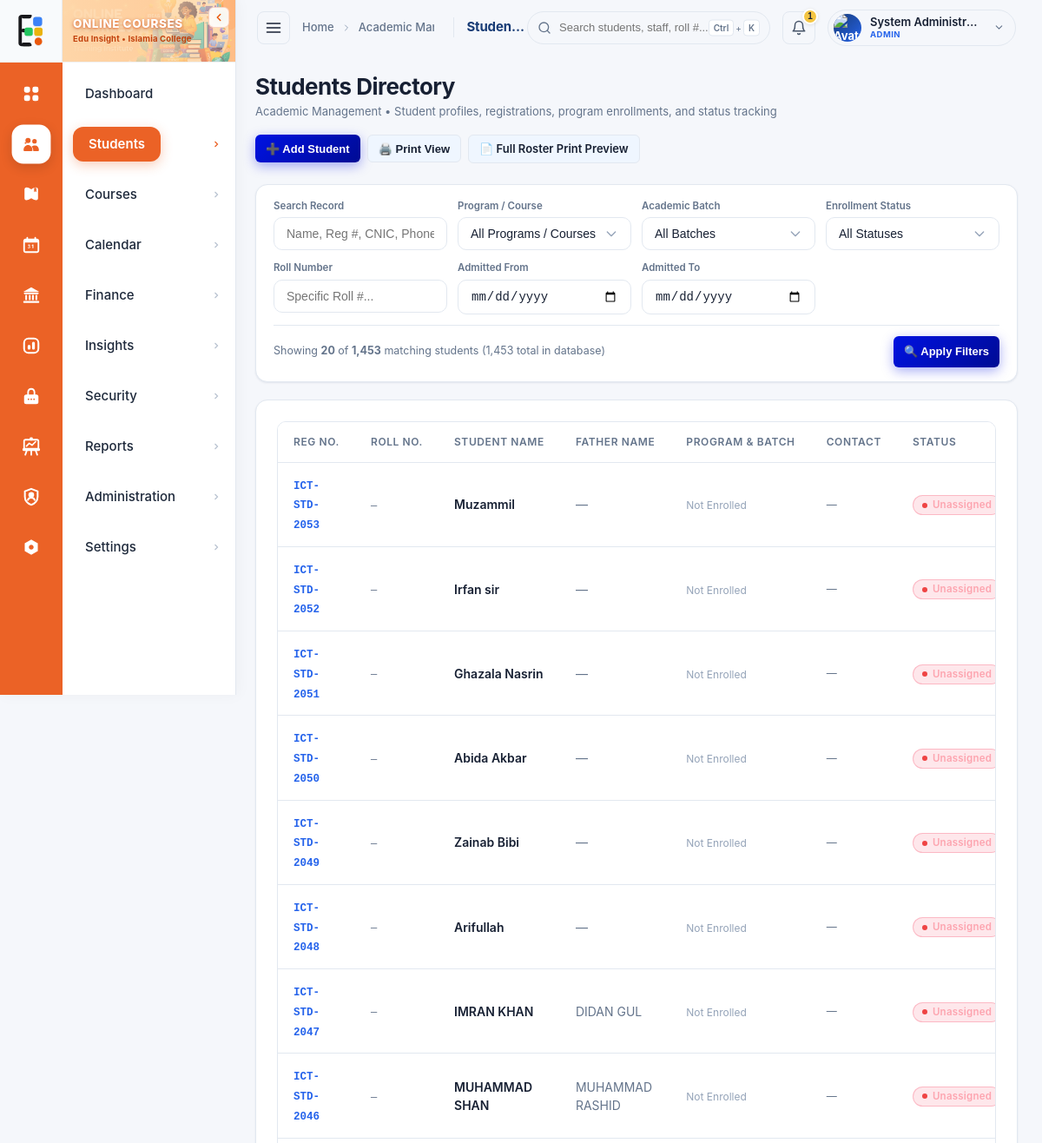
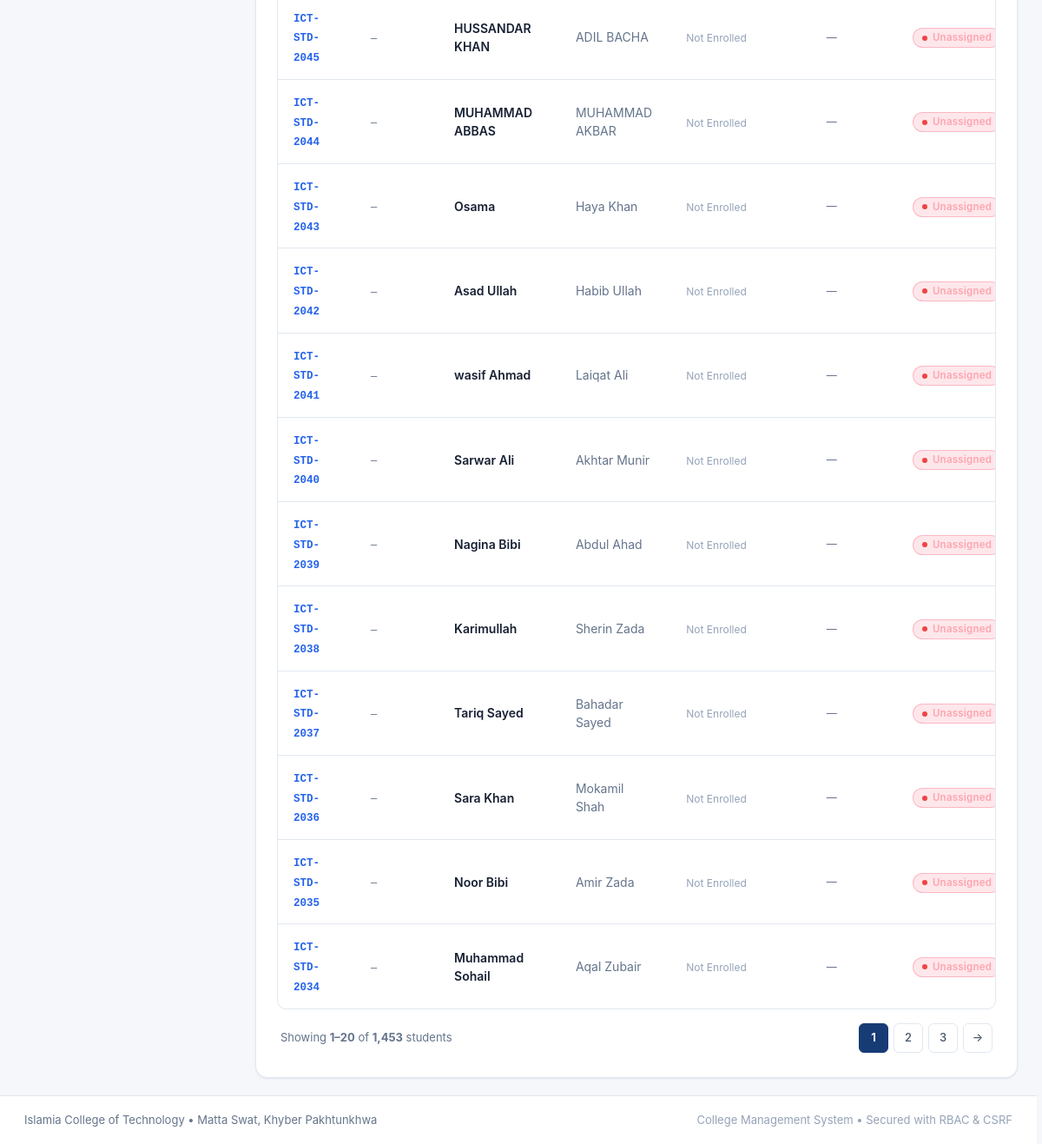
/modules/students/index.php (signed in), run on the app's committed database (2 pictures, top to bottom).
### tables this page shows
CREATE TABLE `students` (
    `id` INT AUTO_INCREMENT PRIMARY KEY,
    `student_reg_no` VARCHAR(50) NOT NULL UNIQUE,
    `full_name` VARCHAR(150) NOT NULL,
    `father_name` VARCHAR(150) NULL,
    `contact_number` VARCHAR(30) NULL,
    `secondary_contact` VARCHAR(30) NULL,
    `cnic` VARCHAR(25) NULL,
    `date_of_birth` DATE NULL,
    `email` VARCHAR(100) NULL,
    `address` VARCHAR(255) NULL,
    `created_at` TIMESTAMP DEFAULT CURRENT_TIMESTAMP,
    `updated_at` TIMESTAMP DEFAULT CURRENT_TIMESTAMP ON UPDATE CURRENT_TIMESTAMP,
    INDEX `idx_student_name` (`full_name`),
    INDEX `idx_student_contact` (`contact_number`)
);

### includes/auth.php (called while the page is built, shortened)
<?php
function getCurrentUser(): ?array {
    return [
        'id'                 => (int)$_SESSION['user_id'],
        'username'           => $_SESSION['username'] ?? '',
        'full_name'          => $_SESSION['full_name'] ?? '',
        'email'              => $_SESSION['email'] ?? '',
        'phone'              => $_SESSION['phone'] ?? '',
        'role'               => $_SESSION['role'] ?? 'staff',
        'profile_photo'      => $_SESSION['profile_photo'] ?? null,
        'privacy_hide_phone' => (int)($_SESSION['privacy_hide_phone'] ?? 0),
        'privacy_hide_email' => (int)($_SESSION['privacy_hide_email'] ?? 0)
    ];
}

### modules/students/index.php (the view, shortened to what this page needs)
<?php
require_once __DIR__ . '/../../includes/auth.php';
$pdo = Database::getConnection();
$currentUser = getCurrentUser();
$userRole = strtolower($currentUser['role'] ?? 'staff');
$canManage = in_array($userRole, ['admin', 'registrar']);
$isPrintAll   = (isset($_GET['print']) && $_GET['print'] === 'all');
$page         = max(1, (int)($_GET['page'] ?? 1));
$limit        = $isPrintAll ? 999999 : 20;
$offset       = ($page - 1) * $limit;
$search       = trim($_GET['search'] ?? '');
$batchFilter  = (int)($_GET['batch_id'] ?? 0);
$courseFilter = (int)($_GET['course_id'] ?? 0);
$statusFilter = trim($_GET['status'] ?? '');
$rollFilter   = trim($_GET['roll_number'] ?? '');
$dateFrom     = trim($_GET['date_from'] ?? '');
$dateTo       = trim($_GET['date_to'] ?? '');
$where = [];
$params = [];
$whereClause = !empty($where) ? "WHERE " . implode(" AND ", $where) : "";
$grandTotalStudents = (int)$pdo->query("SELECT COUNT(*) FROM students")->fetchColumn();
$countStmt = $pdo->prepare("SELECT COUNT(*) FROM students s {$whereClause}");
$countStmt->execute($params);
$totalRecords = (int)$countStmt->fetchColumn();
$totalPages = max(1, ceil($totalRecords / $limit));
$sql = "
    SELECT s.*,
           (SELECT COUNT(*) FROM enrollments e WHERE e.student_id = s.id) as total_enrollments,
           (SELECT c.course_name FROM enrollments e JOIN batches b ON e.batch_id = b.id JOIN courses c ON b.course_id = c.id WHERE e.student_id = s.id ORDER BY e.id DESC LIMIT 1) as latest_course,
           (SELECT b.batch_code FROM enrollments e JOIN batches b ON e.batch_id = b.id WHERE e.student_id = s.id ORDER BY e.id DESC LIMIT 1) as latest_batch,
           (SELECT e.roll_number FROM enrollments e WHERE e.student_id = s.id ORDER BY e.id DESC LIMIT 1) as latest_roll_no,
           (SELECT e.status FROM enrollments e WHERE e.student_id = s.id ORDER BY e.id DESC LIMIT 1) as latest_enr_status
    FROM students s
    {$whereClause}
    ORDER BY s.id DESC
    LIMIT " . (int)$limit . " OFFSET " . (int)$offset . "
";
$stmt = $pdo->prepare($sql);
$stmt->execute($params);
$students = $stmt->fetchAll();
require_once __DIR__ . '/../../includes/header.php';
?>
<?php if ($isPrintAll): ?>
    <?php
    $backParams = $_GET;
    unset($backParams['print']);
    $backUrl = 'index.php?' . http_build_query($backParams);
    renderPrintPreviewToolbar('Student Directory & Enrollment Roster', $totalRecords, $backUrl);
    ?>
    <div class="print-paper-sheet">
<?php else: ?>
    <div class="page-header no-print">
        <div>
            <h1 class="page-title">Students Directory</h1>
            <p class="page-breadcrumb">Academic Management &bull; Student profiles, registrations, program enrollments, and status tracking</p>
        </div>
        <div style="display: flex; gap: 8px; align-items: center; flex-wrap: wrap;">
            <?php if ($canManage): ?>
                <button type="button" class="btn btn-primary btn-sm" onclick="openAddStudentModal()">
                    <span>➕ Add Student</span>
                </button>
            <?php endif; ?>
            <button type="button" class="btn btn-glass btn-sm" onclick="window.print()" title="Print currently visible table">
                <span>🖨️ Print View</span>
            </button>
            <?php
            $printAllParams = $_GET;
            $printAllParams['print'] = 'all';
            ?>
            <a href="?<?= http_build_query($printAllParams) ?>" class="btn btn-glass btn-sm" title="Preview and print complete filtered dataset (all pages)">
                <span>📄 Full Roster Print Preview</span>
            </a>
        </div>
    </div>
<?php endif; ?>
<?php if (!$isPrintAll): ?>
<div class="glass-card no-print" style="padding: 16px 20px; margin-bottom: 20px;">
    <form method="GET" action="" style="margin: 0;">
        <div style="display: grid; grid-template-columns: repeat(auto-fit, minmax(180px, 1fr)); gap: 12px; margin-bottom: 12px;">
            <div>
                <label style="display: block; font-size: 11.5px; font-weight: 600; color: var(--text-muted); margin-bottom: 4px;">Search Record</label>
                <input type="text" name="search" class="form-control" placeholder="Name, Reg #, CNIC, Phone..." value="<?= htmlspecialchars($search) ?>" style="min-height: 38px; width: 100%;">
            </div>
            <div>
                <label style="display: block; font-size: 11.5px; font-weight: 600; color: var(--text-muted); margin-bottom: 4px;">Program / Course</label>
                <select name="course_id" class="form-control" style="min-height: 38px; width: 100%;">
                    <option value="">All Programs / Courses</option>
                </select>
            </div>
            <div>
                <label style="display: block; font-size: 11.5px; font-weight: 600; color: var(--text-muted); margin-bottom: 4px;">Academic Batch</label>
                <select name="batch_id" class="form-control" style="min-height: 38px; width: 100%;">
                    <option value="">All Batches</option>
                </select>
            </div>
            <div>
                <label style="display: block; font-size: 11.5px; font-weight: 600; color: var(--text-muted); margin-bottom: 4px;">Enrollment Status</label>
                <select name="status" class="form-control" style="min-height: 38px; width: 100%;">
                    <option value="">All Statuses</option>
                </select>
            </div>
            <div>
                <label style="display: block; font-size: 11.5px; font-weight: 600; color: var(--text-muted); margin-bottom: 4px;">Roll Number</label>
                <input type="text" name="roll_number" class="form-control" placeholder="Specific Roll #..." value="<?= htmlspecialchars($rollFilter) ?>" style="min-height: 38px; width: 100%;">
            </div>
            <div>
                <label style="display: block; font-size: 11.5px; font-weight: 600; color: var(--text-muted); margin-bottom: 4px;">Admitted From</label>
                <input type="date" name="date_from" class="form-control" value="<?= htmlspecialchars($dateFrom) ?>" style="min-height: 38px; width: 100%;">
            </div>
            <div>
                <label style="display: block; font-size: 11.5px; font-weight: 600; color: var(--text-muted); margin-bottom: 4px;">Admitted To</label>
                <input type="date" name="date_to" class="form-control" value="<?= htmlspecialchars($dateTo) ?>" style="min-height: 38px; width: 100%;">
            </div>
        </div>
        <div style="display: flex; justify-content: space-between; align-items: center; border-top: 1px solid var(--border-card); padding-top: 12px; flex-wrap: wrap; gap: 10px;">
            <div style="font-size: 12.5px; color: var(--text-muted);">
                Showing <strong><?= count($students) ?></strong> of <strong><?= number_format($totalRecords) ?></strong> matching students (<?= number_format($grandTotalStudents) ?> total in database)
            </div>
            <div style="display: flex; gap: 8px;">
                <button type="submit" class="btn btn-primary btn-sm" style="min-height: 36px;">
                    <span>🔍 Apply Filters</span>
                </button>
            </div>
        </div>
    </form>
</div>
<?php endif; ?>
<div class="glass-card">
    <div class="table-responsive">
        <table class="data-table">
            <thead>
                <tr>
                    <th style="width: 130px;">Reg No.</th>
                    <th style="width: 110px;">Roll No.</th>
                    <th>Student Name</th>
                    <th>Father Name</th>
                    <th>Program &amp; Batch</th>
                    <th>Contact</th>
                    <th style="width: 90px;">Status</th>
                </tr>
            </thead>
            <tbody>
                <?php if (empty($students)): ?>
                    <tr>
                        <td colspan="8" class="empty-state">
                            <div class="empty-state-icon">🎓</div>
                            <div class="empty-state-title">No students found matching your criteria</div>
                            <div class="empty-state-desc">
                                <?php if (!empty($search) || $batchFilter > 0 || $courseFilter > 0 || !empty($statusFilter) || !empty($rollFilter) || !empty($dateFrom) || !empty($dateTo)): ?>
                                    Try modifying or clearing your filter criteria to see more records.
                                    <div style="margin-top: 14px;">
                                        <a href="<?= $baseUri ?>/modules/students/index.php" class="btn btn-glass btn-sm">Clear All Filters</a>
                                    </div>
                                <?php else: ?>
                                    No student records have been registered yet.
                                    <?php if ($canManage): ?>
                                        <div style="margin-top: 14px;">
                                            <button type="button" class="btn btn-primary btn-sm" onclick="openAddStudentModal()">+ Add First Student</button>
                                        </div>
                                    <?php endif; ?>
                                <?php endif; ?>
                            </div>
                        </td>
                    </tr>
                <?php else: ?>
                    <?php foreach ($students as $s): ?>
                        <tr>
                            <td>
                                <strong style="color: var(--primary-light); font-family: monospace; font-size: 12.5px;">
                                    <?= htmlspecialchars($s['student_reg_no']) ?>
                                </strong>
                            </td>
                            <td>
                                <span style="font-family: monospace; font-size: 12px; color: var(--text-muted);">
                                    <?= htmlspecialchars($s['latest_roll_no'] ?: '—') ?>
                                </span>
                            </td>
                            <td>
                                <a href="view.php?id=<?= $s['id'] ?>" style="color: var(--text-primary); text-decoration: none; font-weight: 600;">
                                    <?= htmlspecialchars($s['full_name']) ?>
                                </a>
                            </td>
                            <td style="color: var(--text-muted);"><?= htmlspecialchars($s['father_name'] ?: '—') ?></td>
                            <td>
                                <?php if ($s['latest_course']): ?>
                                    <div style="font-weight: 500;"><?= htmlspecialchars($s['latest_course']) ?></div>
                                    <div style="font-size: 11px; color: var(--text-muted);"><?= htmlspecialchars($s['latest_batch']) ?></div>
                                <?php else: ?>
                                    <span style="color: var(--text-dim); font-size: 12px;">Not Enrolled</span>
                                <?php endif; ?>
                            </td>
                            <td style="color: var(--text-muted); font-size: 12px;"><?= htmlspecialchars($s['contact_number'] ?: '—') ?></td>
                            <td>
                                <?php
                                $enrStatus = strtolower($s['latest_enr_status'] ?? '');
                                $badgeClass = ($enrStatus === 'active') ? 'badge-active' : (($enrStatus === 'completed') ? 'badge-info' : 'badge-inactive');
                                $statusLabel = $enrStatus ? ucfirst($enrStatus) : 'Unassigned';
                                ?>
                                <span class="status-badge <?= $badgeClass ?>">
                                    <?= htmlspecialchars($statusLabel) ?>
                                </span>
                            </td>
                        </tr>
                    <?php endforeach; ?>
                <?php endif; ?>
            </tbody>
        </table>
    </div>
    <?php if ($totalPages > 1 && !$isPrintAll): ?>
        <?php
        $basePaginationParams = $_GET;
        ?>
        <div class="pagination-wrapper no-print">
            <div>
                Showing <strong><?= min($totalRecords, $offset + 1) ?>–<?= min($totalRecords, $offset + count($students)) ?></strong> of <strong><?= number_format($totalRecords) ?></strong> students
            </div>
            <div class="pagination-links">
                <?php
                $startPage = max(1, $page - 2);
                $endPage = min($totalPages, $page + 2);
                for ($p = $startPage; $p <= $endPage; $p++):
                    $pageParams = $basePaginationParams;
                    $pageParams['page'] = $p;
                ?>
                    <a href="?<?= http_build_query($pageParams) ?>" class="page-btn <?= $p === $page ? 'active' : '' ?>">
                        <?= $p ?>
                    </a>
                <?php endfor; ?>
                <?php if ($page < $totalPages):
                    $nextParams = $basePaginationParams;
                    $nextParams['page'] = $page + 1;
                ?>
                    <a href="?<?= http_build_query($nextParams) ?>" class="page-btn">→</a>
                <?php endif; ?>
            </div>
        </div>
    <?php endif; ?>
</div>
</div>
<?php require_once __DIR__ . '/../../includes/footer.php'; ?>

### assets/css/edu_sidebar.css (style rules this page uses)
:root { --sidebar-width: 272px; --sidebar-collapsed-width: 72px; --sidebar-orange: #eb6226; --sidebar-orange-dark: #d45119; --sidebar-orange-hover: #ff7841; --sidebar-orange-light: #fef0ea; }

### data on the page
students: student_reg_no "ICT-STD-2053", latest_roll_no "—", full_name "Muzammil", father_name "—", contact_number "—", statusLabel "Unassigned"
students: student_reg_no "ICT-STD-2052", latest_roll_no "—", full_name "Irfan sir", father_name "—", contact_number "—", statusLabel "Unassigned"
students: student_reg_no "ICT-STD-2051", latest_roll_no "—", full_name "Ghazala Nasrin", father_name "—", contact_number "—", statusLabel "Unassigned"
students: student_reg_no "ICT-STD-2050", latest_roll_no "—", full_name "Abida Akbar", father_name "—", contact_number "—", statusLabel "Unassigned"
students: student_reg_no "ICT-STD-2049", latest_roll_no "—", full_name "Zainab Bibi", father_name "—", contact_number "—", statusLabel "Unassigned"
students: student_reg_no "ICT-STD-2048", latest_roll_no "—", full_name "Arifullah", father_name "—", contact_number "—", statusLabel "Unassigned"
students: student_reg_no "ICT-STD-2047", latest_roll_no "—", full_name "IMRAN KHAN", father_name "DIDAN GUL", contact_number "—", statusLabel "Unassigned"
students: student_reg_no "ICT-STD-2046", latest_roll_no "—", full_name "MUHAMMAD SHAN", father_name "MUHAMMAD RASHID", contact_number "—", statusLabel "Unassigned"
students: student_reg_no "ICT-STD-2045", latest_roll_no "—", full_name "HUSSANDAR KHAN", father_name "ADIL BACHA", contact_number "—", statusLabel "Unassigned"
students: student_reg_no "ICT-STD-2044", latest_roll_no "—", full_name "MUHAMMAD ABBAS", father_name "MUHAMMAD AKBAR", contact_number "—", statusLabel "Unassigned"
students: student_reg_no "ICT-STD-2043", latest_roll_no "—", full_name "Osama", father_name "Haya Khan", contact_number "—", statusLabel "Unassigned"
students: student_reg_no "ICT-STD-2042", latest_roll_no "—", full_name "Asad Ullah", father_name "Habib Ullah", contact_number "—", statusLabel "Unassigned"
students: student_reg_no "ICT-STD-2041", latest_roll_no "—", full_name "wasif Ahmad", father_name "Laiqat Ali", contact_number "—", statusLabel "Unassigned"
students: student_reg_no "ICT-STD-2040", latest_roll_no "—", full_name "Sarwar Ali", father_name "Akhtar Munir", contact_number "—", statusLabel "Unassigned"
students: student_reg_no "ICT-STD-2039", latest_roll_no "—", full_name "Nagina Bibi", father_name "Abdul Ahad", contact_number "—", statusLabel "Unassigned"
students: student_reg_no "ICT-STD-2038", latest_roll_no "—", full_name "Karimullah", father_name "Sherin Zada", contact_number "—", statusLabel "Unassigned"
students: student_reg_no "ICT-STD-2037", latest_roll_no "—", full_name "Tariq Sayed", father_name "Bahadar Sayed", contact_number "—", statusLabel "Unassigned"
students: student_reg_no "ICT-STD-2036", latest_roll_no "—", full_name "Sara Khan", father_name "Mokamil Shah", contact_number "—", statusLabel "Unassigned"
students: student_reg_no "ICT-STD-2035", latest_roll_no "—", full_name "Noor Bibi", father_name "Amir Zada", contact_number "—", statusLabel "Unassigned"
students: student_reg_no "ICT-STD-2034", latest_roll_no "—", full_name "Muhammad Sohail", father_name "Aqal Zubair", contact_number "—", statusLabel "Unassigned"

### other printed values
$item['label'] "Dashboard"
$item['label'] "Students"
$item['label'] "Courses"
$item['label'] "Calendar"
$item['label'] "Finance"
$item['label'] "Insights"
$item['label'] "Security"
$item['label'] "Reports"
$item['label'] "Administration"
$item['label'] "Settings"
$crumb['label'] "Home"
$crumb['label'] "Academic…"
$pageTitle "Studen…"
$notifCount "1"
$currentUser['full_name'] "System Administr…"
